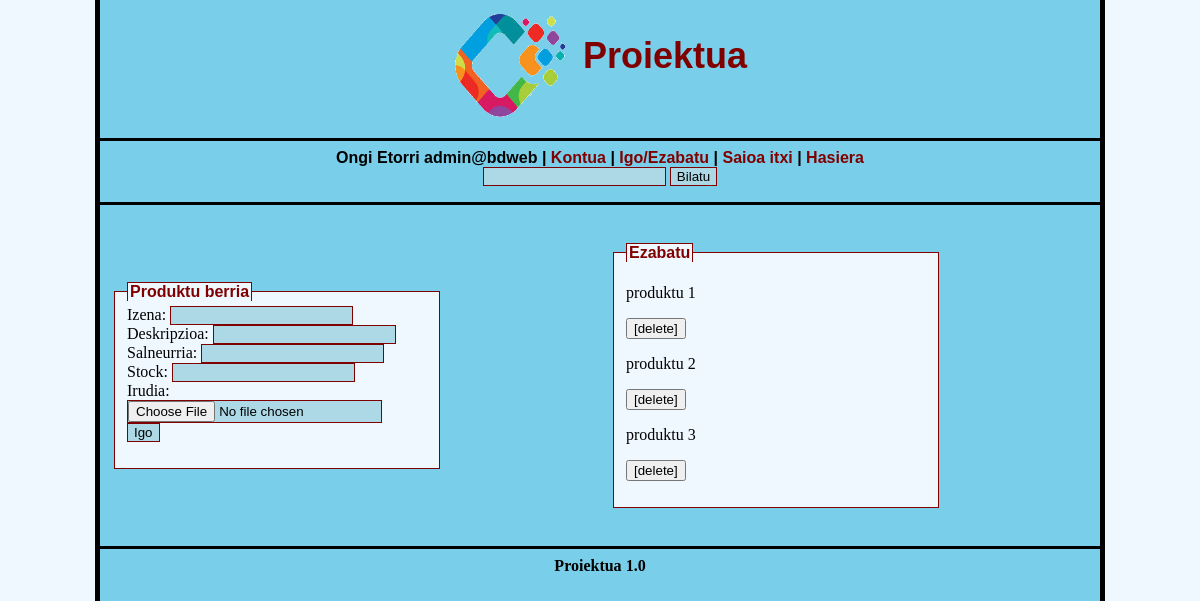
Page /index.php?action=updel (signed in) on the committed database.
### tables this page shows
CREATE TABLE `produktuak` (
  `id` int(11) NOT NULL,
  `izena` varchar(30) NOT NULL,
  `deskripzioa` varchar(150) NOT NULL,
  `salneurria` float NOT NULL,
  `pic` varchar(60) NOT NULL,
  `stock` int(5) NOT NULL
);

### src/Core/security.php (called while the page is built, shortened)
<?php
function e($value): string
{
    return htmlspecialchars((string) $value, ENT_QUOTES | ENT_SUBSTITUTE, 'UTF-8');
}

### src/Modules/Catalog/updel.php (the view, shortened to what this page needs)
<?php
$products = mysqli_query($conx, 'SELECT id, izena, pic FROM produktuak ORDER BY id');
?>
<div align="center"><table width="1000" cellpadding="10"><tr><td>
<fieldset style="width:300px;"><legend><b>Produktu berria</b></legend>
<form enctype="multipart/form-data" action="index.php?action=updel" method="post">
    Izena: <input type="text" name="izena" required><br>
    Deskripzioa: <input type="text" name="deskripzioa"><br>
    Salneurria: <input type="number" step="0.01" min="0" name="salneurria" required><br>
    Stock: <input type="number" min="0" name="stock" required><br>
    Irudia: <input name="upfile" type="file" accept="image/jpeg,image/png,image/gif"><br>
    <input type="submit" value="Igo">
</form></fieldset>
</td><td><fieldset style="width:300px;"><legend><b>Ezabatu</b></legend>
<?php while ($product = mysqli_fetch_assoc($products)): ?>
    <p><?php echo e($product['izena']); ?>
    <form action="index.php?action=updel" method="post" style="display:inline">
        <button type="submit">[delete]</button>
    </form></p>
<?php endwhile; ?>
</fieldset></td></tr></table></div>

### style.css (style rules this page uses)
body { background: aliceblue url("background.png") center; background-repeat: repeat-y; margin: 0px; }
input { background-color: lightblue; color: black; border-style: solid; border-color: maroon; border-width: 1px; }
fieldset { background-color: aliceblue; border-color: maroon; border-style: solid; border-width: 1px; }
legend { font-family: arial; color: maroon; background-color: aliceblue; border-color: maroon; border-style: solid; border-width: 1px 1px 0px 1px; }

### rows in the picture
produktuak: izena "produktu 1"
produktuak: izena "produktu 2"
produktuak: izena "produktu 3"

### other values in the picture
$enpresa "Proiektua"
$_SESSION['username'] "admin@bdweb"
$version "1.0"
